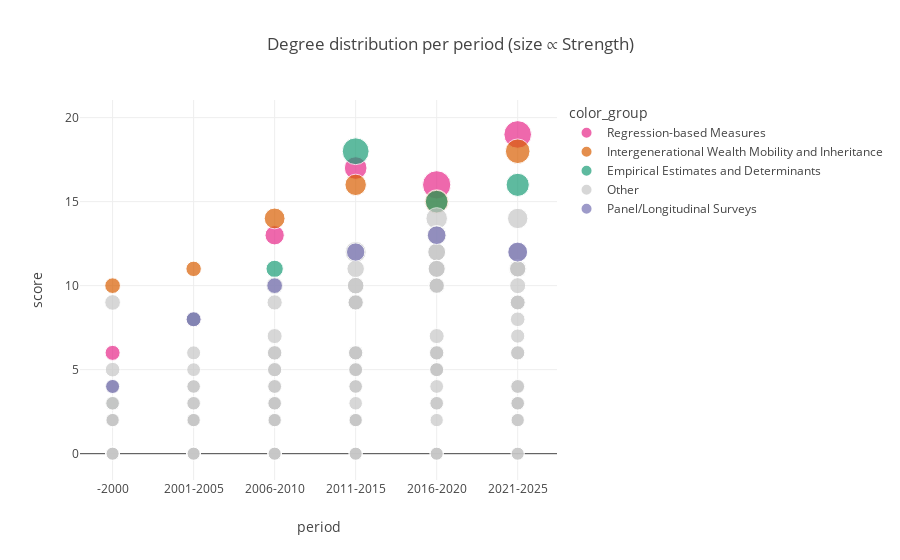
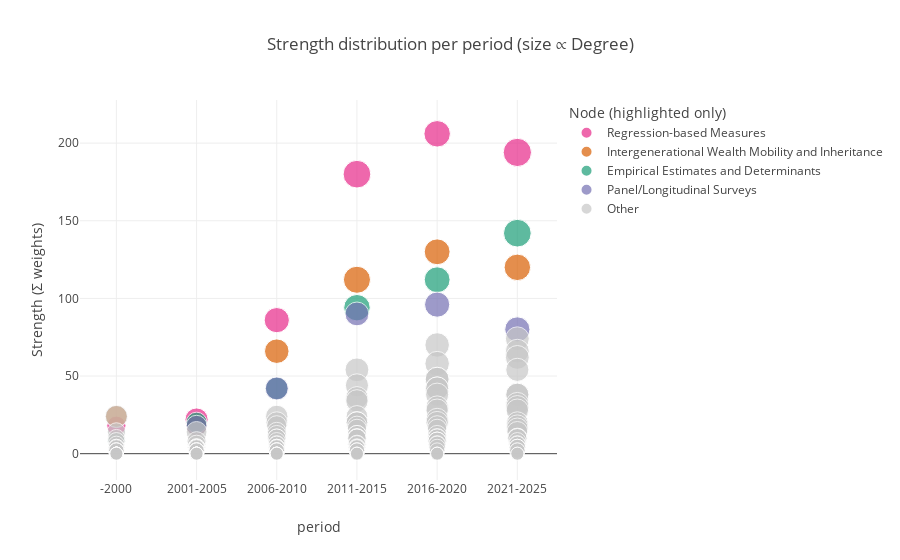
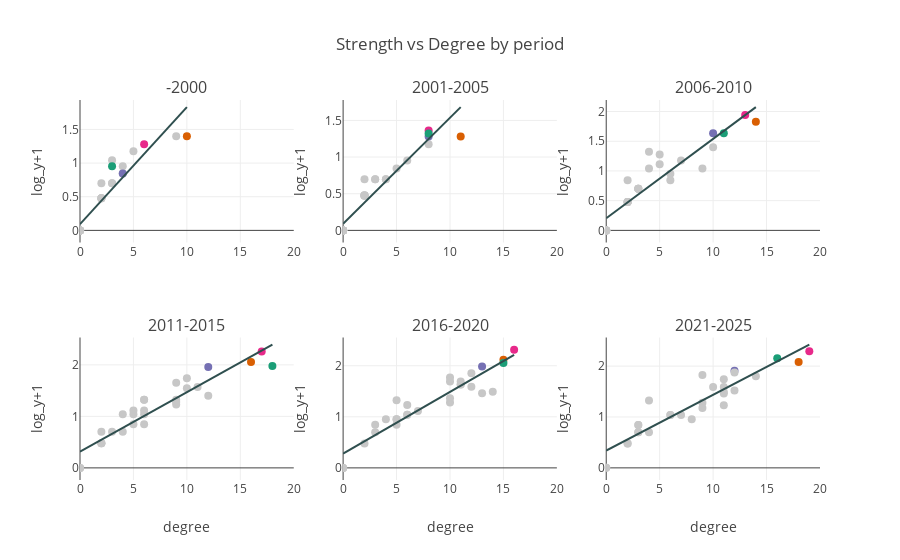
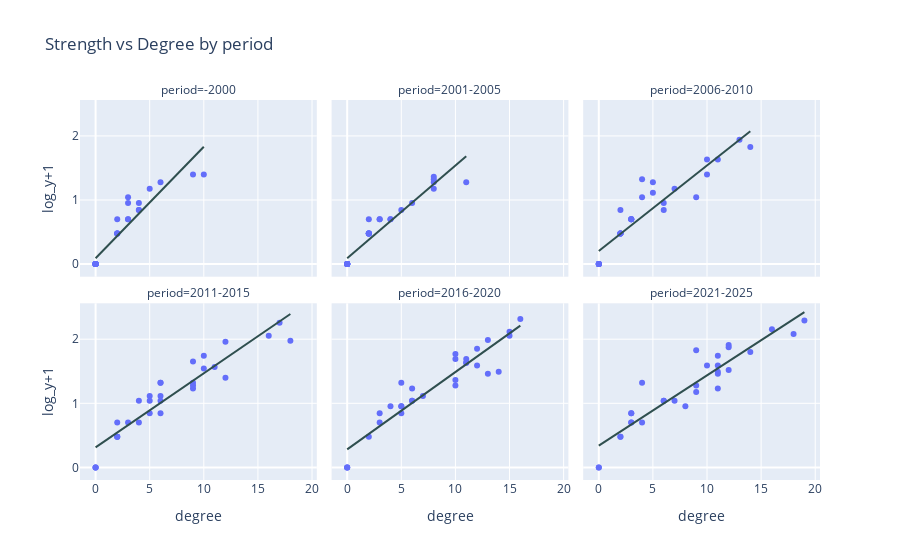

The code cell stored with these charts, in order, in its notebook:
### Code cell
import numpy as np
import pandas as pd
import plotly.express as px
import re
import unicodedata
import plotly.graph_objects as go
import plotly.subplots as sp


template_type = "none"
showlegend = True

def norm(s):
    if pd.isna(s): return s
    s = unicodedata.normalize("NFKC", str(s))
    s = re.sub(r"[\u2010\u2011\u2012\u2013\u2014\u2212]", "-", s)  # dash variants → "-"
    s = re.sub(r"\s+", " ", s).strip()
    return s

deg_df = all_top_degree_df.copy()
str_df = all_top_strength_df.copy()

if "strength" in str_df.columns:
    str_df = str_df.rename(columns={"strength": "score"})

deg_df["metric"] = "degree"
str_df["metric"] = "strength"

long_df = pd.concat(
    [deg_df[["kind","node","score","period","metric"]],
     str_df[["kind","node","score","period","metric"]]],
    ignore_index=True
)

long_df["node"] = long_df["node"].apply(norm)

# Period order
period_order = ["-2000", "2001-2005", "2006-2010", "2011-2015", "2016-2020", "2021-2025"]
long_df["period"] = pd.Categorical(long_df["period"], categories=period_order, ordered=True)

# ---- choose which nodes to color; everything else will be grey ----
HIGHLIGHTS = {"Intergenerational Wealth Mobility and Inheritance", "Regression-based Measures", "Empirical Estimates and Determinants", "Panel/Longitudinal Surveys"}

# Build a color group: each highlighted node gets its own label; all others -> "Other"
long_df["color_group"] = np.where(long_df["node"].isin(HIGHLIGHTS), long_df["node"], "Other")

# Assign Dark2 colors to highlighted nodes; grey for "Other"
palette = {name: px.colors.qualitative.Dark2[i % len(px.colors.qualitative.Dark2)] for i, name in enumerate(sorted(HIGHLIGHTS))}
palette["Other"] = "#C7C7C7"

# ---------------------------
# Helpers: size scaling
# ---------------------------
def scaled_size(series, min_size=6, max_size=28, transform=None):
    """Return a numpy array of marker sizes from a pandas Series."""
    x = series.astype(float).to_numpy()
    if transform is not None:
        x = transform(x)
    if x.size == 0:
        return x
    lo, hi = np.nanmin(x), np.nanmax(x)
    if not np.isfinite(lo) or not np.isfinite(hi) or hi - lo < 1e-12:
        return np.full_like(x, (min_size + max_size) / 2.0)
    return min_size + (x - lo) / (hi - lo) * (max_size - min_size)

# Make per-metric size columns (global scaling across periods for comparability)
deg_mask = long_df["metric"] == "degree"
str_mask = long_df["metric"] == "strength"

sizes_deg = pd.Series(index=long_df.index, dtype=float)
sizes_str = pd.Series(index=long_df.index, dtype=float)

sizes_deg.loc[deg_mask] = scaled_size(long_df.loc[str_mask, "score"], min_size=6, max_size=28, transform=None)
# strength: use sqrt to compress heavy tail
sizes_str.loc[str_mask] = scaled_size(long_df.loc[deg_mask, "score"], min_size=6, max_size=28, transform=None)

long_df["size_deg"] = sizes_deg
long_df["size_str"] = sizes_str

# ------------------------------
# A) Beeswarm / strip: Degree over periods (size by degree)
# ------------------------------
df_deg = long_df[deg_mask].copy()

fig_degree_strip = px.scatter(
    df_deg,
    x="period", y="score",
    color="color_group",
    size = "size_deg",
    hover_data=["node","kind","score"],
    category_orders={"period": period_order},
    color_discrete_map=palette,
    title="Degree distribution per period (size ∝ Strength)" # intentional: size by strength for degree plot
)
fig_degree_strip.update_layout(
    template=template_type, 
    showlegend=showlegend,
    # plot_bgcolor = "rgba(0,0,0,0)", 
    # paper_bgcolor = "rgba(0,0,0,0)",
    )

# ------------------------------
# B) Beeswarm / strip: Strength over periods 
# ------------------------------
df_str = long_df[str_mask].copy()

fig_strength_strip = px.scatter(
    df_str,
    x="period", y="score",
    color="color_group",
    size = "size_str",
    hover_data=["node","kind","score"],
    category_orders={"period": period_order},
    color_discrete_map=palette,
    title="Strength distribution per period (size ∝ Degree)", # intentional: size by degree for strength plot
    # log_y=True,
)

fig_strength_strip.update_layout(
    yaxis_title="Strength (Σ weights)",
    legend_title_text="Node (highlighted only)"
)

fig_strength_strip.update_layout(
    template=template_type, 
    showlegend=showlegend,
    # plot_bgcolor = "rgba(0,0,0,0)", 
    # paper_bgcolor = "rgba(0,0,0,0)"
    )

# ------------------------------
# C) Strength vs Degree scatter, faceted by period (optional)
# ------------------------------
deg_p = long_df[deg_mask][["period","node","kind","score","color_group"]].rename(columns={"score":"degree"})
str_p = long_df[str_mask][["period","node","score"]].rename(columns={"score":"strength"})
sd = deg_p.merge(str_p, on=["period","node"], how="inner")

sd['log_y+1']= np.log10(sd["strength"] + 1)
sd = sd.sort_values(by=["period","degree"], ascending=[True,False])

# For quick plotting with built-in trendline (multiple per facet, easier but not flexible for coloring and trendline setting)
fig_sd_simple = px.scatter(
    sd, x="degree", y="log_y+1",
    # color="color_group",
    # color_discrete_map=palette,
    facet_col="period", facet_col_wrap=3,
    hover_data=["node","kind"],
    title="Strength vs Degree by period",
    category_orders={"period": period_order},
    trendline="ols",
    trendline_color_override="DarkSlateGrey",
)


fig_sd = sp.make_subplots(rows=2, cols=3, subplot_titles=period_order)

for idx, period in enumerate(period_order):
    if period not in sd['period'].values:
        continue
        
    period_data = sd[sd['period'] == period]
    
    # Calculate row and col based on period_order index
    col = idx % 3 + 1
    row = idx // 3 + 1
    
    # Add scatter points
    fig_sd.add_trace(go.Scatter(
        x=period_data['degree'], 
        y=period_data['log_y+1'],
        mode='markers',
        marker=dict(
            size=8,
            color=[palette.get(cg, "#C7C7C7") for cg in period_data['color_group']]
        ),
        hovertemplate=
            "Node: %{customdata[0]}<br>" +
            "Kind: %{customdata[1]}<br>" +
            "Degree: %{x}<br>" +
            "Strength: %{customdata[2]}<br>" +
            "<extra></extra>",
        customdata=np.stack((period_data['node'], period_data['kind'], period_data['strength']), axis=-1),
        showlegend=False
    ), row=row, col=col)  # Added row and col here
    
    # Calculate OLS fit
    z = np.polyfit(period_data['degree'], period_data['log_y+1'], 1)
    p = np.poly1d(z)
    x_trend = np.linspace(period_data['degree'].min(), period_data['degree'].max(), 100)
    y_trend = p(x_trend)
    
    # Add trendline
    fig_sd.add_trace(
        go.Scatter(
            x=x_trend, y=y_trend,
            mode='lines',
            line=dict(color='DarkSlateGrey', width=2),
            showlegend=False,
            hoverinfo='skip',
        ),
        row=row, col=col
    )

fig_sd.update_layout(
    template=template_type, 
    showlegend=showlegend,
    title_text="Strength vs Degree by period",
    
)

fig_sd.update_xaxes(range=[0, 20])
fig_sd.update_xaxes(title_text="degree", row=2)
fig_sd.update_yaxes(title_text="log_y+1")

fig_sd.update_layout(template=template_type, showlegend=showlegend, 
                    #  plot_bgcolor = "rgba(0,0,0,0)", 
                    #  paper_bgcolor = "rgba(0,0,0,0)"
                     )

fig_degree_strip.show()
fig_strength_strip.show()
fig_sd.show()
fig_sd_simple.show()

# fig_degree_strip.write_html(f"{path}/results/feature-only-KG/img/degree_over_time.html")
# fig_strength_strip.write_html(f"{path}/results/feature-only-KG/img/strength_over_time.html")
# fig_sd.write_html(f"{path}/results/feature-only-KG/img/strength_vs_degree.html")

# fig_degree_strip.write_image(f"{path}/results/feature-only-KG/img/degree_over_time_legend.png", width=800, height=600, scale=2)
# fig_strength_strip.write_image(f"{path}/results/feature-only-KG/img/strength_over_time_legend.png", width=800, height=600, scale=2)
# fig_sd.write_image(f"{path}/results/feature-only-KG/img/strength_vs_degree_legend.png", width=1200, height=800, scale=2)
